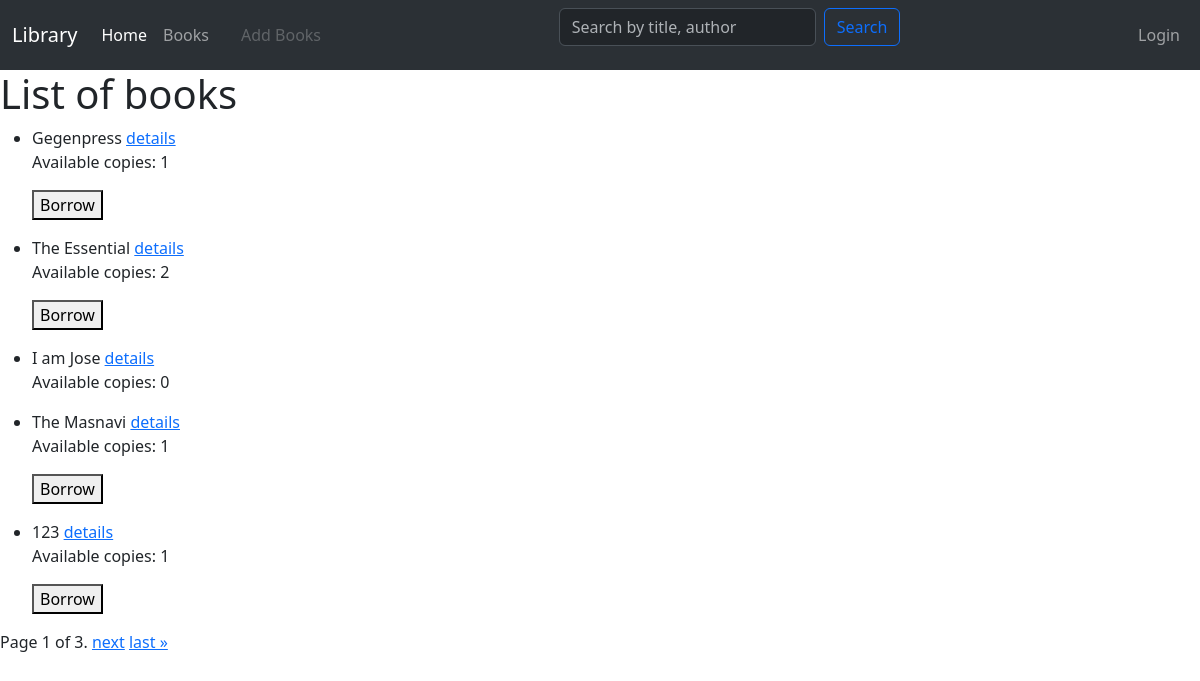
The page /book_list/ on the database its author committed.
### catalog/models.py (models this page shows, shortened)
class Book(models.Model):
    title = models.CharField(max_length=200, db_index=True)
    author = models.ForeignKey('Author', on_delete=models.SET_NULL, null=True)
    summary = models.TextField(max_length=600, null=True)
    isbn = models.CharField('ISBN', max_length=13, unique=True)
    genre = models.ManyToManyField(Genre)
    language = models.ForeignKey('Language', on_delete=models.SET_NULL, null=True)
    def available_instances(self):
        return self.bookinstance_set.filter(status='a').count()

### catalog/views.py (the view)
# urls.py: path('book_list/', BookListView.as_view(), name='book_list'),
class BookListView(ListView):
    model = Book
    queryset = Book.objects.all()
    context_object_name = 'book_list'
    paginate_by = 5  # Show 5 books per page
    def get_context_data(self, **kwargs):
        context = super().get_context_data(**kwargs)
        for book in context['book_list']:
            first_available_instance = book.bookinstance_set.filter(status='a').first()
            if first_available_instance:
                book.first_available_instance_id = first_available_instance.id
            else:
                book.first_available_instance_id = None
        return context

### catalog/templates/catalog/book_list.html (shortened to what this page needs)
{% extends 'catalog/index.html' %}
{% block content %}
<h1>List of books</h1>
{% for book in object_list %}
<ul>
    <li>{{ book.title }}
        <a href="{% url 'catalog:book_detail' book.id %}">details</a>
        <p>Available copies: {{ book.available_instances }}</p>
        {% if book.first_available_instance_id %}
            <form action="{% url 'catalog:borrow_book' book.first_available_instance_id %}" method="post">
                <button type="submit">Borrow</button>
            </form>
        {% endif %}
    </li>
</ul>
{% endfor %}
<div class="pagination">
    <span class="step-links">
        <span class="current">
            Page {{ page_obj.number }} of {{ page_obj.paginator.num_pages }}.
        </span>
        {% if page_obj.has_next %}
            <a href="?page={{ page_obj.next_page_number }}">next</a>
            <a href="?page={{ page_obj.paginator.num_pages }}">last &raquo;</a>
        {% endif %}
    </span>
</div>
{% endblock %}

### rows shown on the page
Book: title "Gegenpress", available_instances "1", shows "Borrow"
Book: title "The Essential", available_instances "2", shows "Borrow"
Book: title "I am Jose", available_instances "0"
Book: title "The Masnavi", available_instances "1", shows "Borrow"
Book: title "123", available_instances "1", shows "Borrow"

### other values the page prints
{{ page_obj.number }} "1"
{{ page_obj.paginator.num_pages }} "3"
